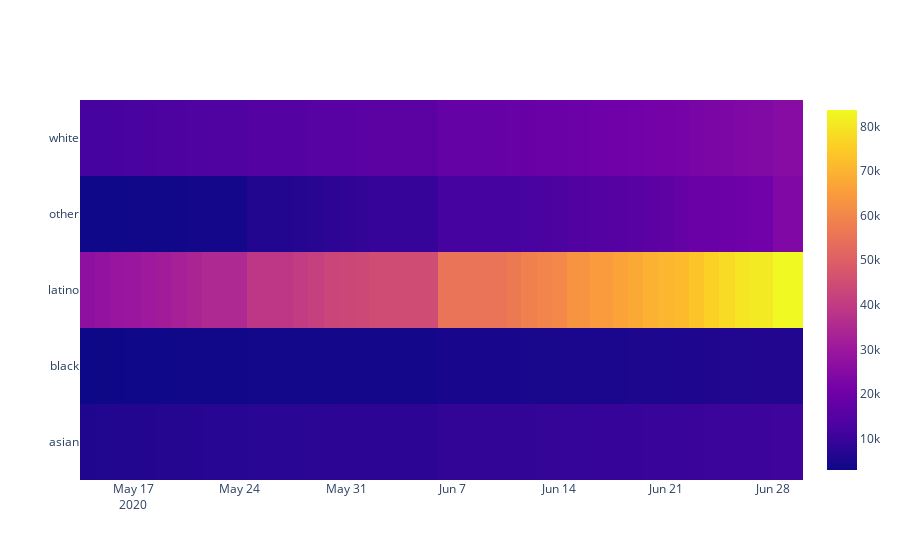

Here is the notebook cell this chart was saved with:
### Code cell
fig = go.Figure(data=go.Heatmap(
    z=latimes_sum.confirmed_cases_total,
    x=latimes_sum.date,
    y=latimes_sum.race
))
fig.show()

### Figure 1 — Plotly figure (JSON) as saved in the notebook; plotly's stock layout.template omitted (floating-point values rounded to 4 significant figures; data arrays with more than 128 entries replaced by an {"elided": "..."} marker saying what was removed)
{"data": [{"type": "heatmap", "x": {"elided": "170 str values"}, "y": {"elided": "170 str values"}, "z": {"elided": "170 int values"}}], "layout": {"autosize": true, "xaxis": {"autorange": true, "range": ["2020-05-13 12:00", "2020-06-30"], "type": "date"}, "yaxis": {"autorange": true, "range": [-0.5, 4.5], "type": "category"}}}
